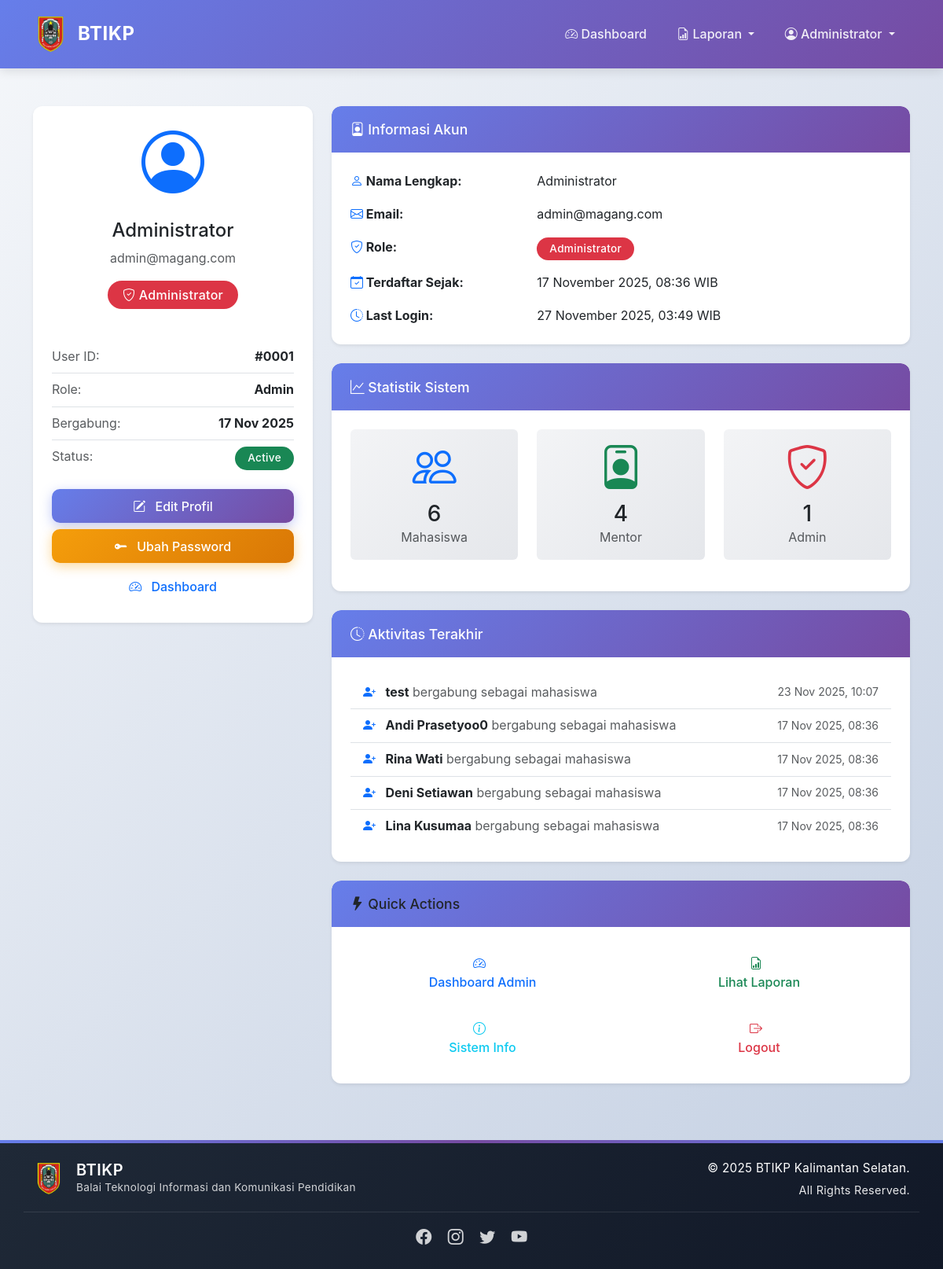
The app's page /pages/profile_admin.php (signed in) with its own data.
### tables this page shows
CREATE TABLE `users` (
  `id` int(11) NOT NULL,
  `nama` varchar(100) NOT NULL,
  `email` varchar(100) NOT NULL,
  `password` varchar(255) NOT NULL,
  `role` enum('mahasiswa','mentor','admin') NOT NULL,
  `created_at` datetime DEFAULT CURRENT_TIMESTAMP
);

### pages/profile_admin.php (the view, shortened to what this page needs)
<?php
require_once '../config/database.php';
include '../includes/header.php';
$user_id = $_SESSION['user_id'];
$query = "SELECT * FROM users WHERE id = '$user_id'";
$result = mysqli_query($conn, $query);
$user = mysqli_fetch_assoc($result);
$query_total_users = "SELECT
    COUNT(CASE WHEN role = 'mahasiswa' THEN 1 END) as total_mahasiswa,
    COUNT(CASE WHEN role = 'mentor' THEN 1 END) as total_mentor,
    COUNT(CASE WHEN role = 'admin' THEN 1 END) as total_admin
    FROM users";
$result_stats = mysqli_query($conn, $query_total_users);
$stats = mysqli_fetch_assoc($result_stats);
$query_activity = "SELECT
    'Mahasiswa Baru' as activity_type,
    nama as activity_name,
    created_at as activity_time
    FROM users
    WHERE role = 'mahasiswa'
    ORDER BY created_at DESC
    LIMIT 5";
$result_activity = mysqli_query($conn, $query_activity);
?>
<div class="container my-5">
    <div class="row">
        <div class="col-lg-4 mb-4">
            <div class="card shadow-sm">
                <div class="card-body text-center">
                    <div class="mb-4">
                        <i class="bi bi-person-circle display-1 text-primary"></i>
                    </div>
                    <h4 class="mb-2"><?= htmlspecialchars($user['nama']) ?></h4>
                    <p class="text-muted mb-3"><?= htmlspecialchars($user['email']) ?></p>
                    <span class="badge bg-danger fs-6 mb-4">
                        <i class="bi bi-shield-check"></i> Administrator
                    </span>
                    <div class="text-start mt-4">
                        <div class="d-flex justify-content-between mb-2 pb-2 border-bottom">
                            <span class="text-muted">User ID:</span>
                            <strong>#<?= str_pad($user['id'], 4, '0', STR_PAD_LEFT) ?></strong>
                        </div>
                        <div class="d-flex justify-content-between mb-2 pb-2 border-bottom">
                            <span class="text-muted">Role:</span>
                            <strong><?= ucfirst($user['role']) ?></strong>
                        </div>
                        <div class="d-flex justify-content-between mb-2 pb-2 border-bottom">
                            <span class="text-muted">Bergabung:</span>
                            <strong><?= date('d M Y', strtotime($user['created_at'])) ?></strong>
                        </div>
                        <div class="d-flex justify-content-between mb-2">
                            <span class="text-muted">Status:</span>
                            <span class="badge bg-success">Active</span>
                        </div>
                    </div>
                    <div class="d-grid gap-2 mt-4">
                        <button class="btn btn-primary" data-bs-toggle="modal" data-bs-target="#editProfileModal">
                            <i class="bi bi-pencil-square"></i> Edit Profil
                        </button>
                        <button class="btn btn-warning" data-bs-toggle="modal" data-bs-target="#changePasswordModal">
                            <i class="bi bi-key-fill"></i> Ubah Password
                        </button>
                        <a href="dashboard_admin.php" class="btn btn-outline-primary">
                            <i class="bi bi-speedometer2"></i> Dashboard
                        </a>
                    </div>
                </div>
            </div>
        </div>
        <div class="col-lg-8">
            <div class="card shadow-sm mb-4">
                <div class="card-header bg-primary text-white">
                    <h5 class="mb-0">
                        <i class="bi bi-person-badge"></i> Informasi Akun
                    </h5>
                </div>
                <div class="card-body">
                    <div class="row mb-3">
                        <div class="col-md-4">
                            <strong><i class="bi bi-person text-primary"></i> Nama Lengkap:</strong>
                        </div>
                        <div class="col-md-8">
                            <?= htmlspecialchars($user['nama']) ?>
                        </div>
                    </div>
                    <div class="row mb-3">
                        <div class="col-md-4">
                            <strong><i class="bi bi-envelope text-primary"></i> Email:</strong>
                        </div>
                        <div class="col-md-8">
                            <?= htmlspecialchars($user['email']) ?>
                        </div>
                    </div>
                    <div class="row mb-3">
                        <div class="col-md-4">
                            <strong><i class="bi bi-shield-check text-primary"></i> Role:</strong>
                        </div>
                        <div class="col-md-8">
                            <span class="badge bg-danger">Administrator</span>
                        </div>
                    </div>
                    <div class="row mb-3">
                        <div class="col-md-4">
                            <strong><i class="bi bi-calendar-check text-primary"></i> Terdaftar Sejak:</strong>
                        </div>
                        <div class="col-md-8">
                            <?= date('d F Y, H:i', strtotime($user['created_at'])) ?> WIB
                        </div>
                    </div>
                    <div class="row">
                        <div class="col-md-4">
                            <strong><i class="bi bi-clock-history text-primary"></i> Last Login:</strong>
                        </div>
                        <div class="col-md-8">
                            <?= date('d F Y, H:i') ?> WIB
                        </div>
                    </div>
                </div>
            </div>
            <div class="card shadow-sm mb-4">
                <div class="card-header bg-success text-white">
                    <h5 class="mb-0">
                        <i class="bi bi-graph-up"></i> Statistik Sistem
                    </h5>
                </div>
                <div class="card-body">
                    <div class="row text-center">
                        <div class="col-md-4 mb-3">
                            <div class="p-3 bg-light rounded">
                                <i class="bi bi-people display-4 text-primary"></i>
                                <h3 class="mt-2 mb-0"><?= $stats['total_mahasiswa'] ?></h3>
                                <p class="text-muted mb-0">Mahasiswa</p>
                            </div>
                        </div>
                        <div class="col-md-4 mb-3">
                            <div class="p-3 bg-light rounded">
                                <i class="bi bi-person-badge display-4 text-success"></i>
                                <h3 class="mt-2 mb-0"><?= $stats['total_mentor'] ?></h3>
                                <p class="text-muted mb-0">Mentor</p>
                            </div>
                        </div>
                        <div class="col-md-4 mb-3">
                            <div class="p-3 bg-light rounded">
                                <i class="bi bi-shield-check display-4 text-danger"></i>
                                <h3 class="mt-2 mb-0"><?= $stats['total_admin'] ?></h3>
                                <p class="text-muted mb-0">Admin</p>
                            </div>
                        </div>
                    </div>
                </div>
            </div>
            <div class="card shadow-sm mb-4">
                <div class="card-header bg-info text-white">
                    <h5 class="mb-0">
                        <i class="bi bi-clock-history"></i> Aktivitas Terakhir
                    </h5>
                </div>
                <div class="card-body">
                    <?php if (mysqli_num_rows($result_activity) > 0): ?>
                        <div class="list-group list-group-flush">
                            <?php while($activity = mysqli_fetch_assoc($result_activity)): ?>
                            <div class="list-group-item d-flex justify-content-between align-items-center">
                                <div>
                                    <i class="bi bi-person-plus-fill text-primary me-2"></i>
                                    <strong><?= htmlspecialchars($activity['activity_name']) ?></strong>
                                    <span class="text-muted">bergabung sebagai mahasiswa</span>
                                </div>
                                <small class="text-muted">
                                    <?= date('d M Y, H:i', strtotime($activity['activity_time'])) ?>
                                </small>
                            </div>
                            <?php endwhile; ?>
                        </div>
                    <?php else: ?>
                        <div class="alert alert-info mb-0">
                            <i class="bi bi-info-circle"></i> Belum ada aktivitas terbaru
                        </div>
                    <?php endif; ?>
                </div>
            </div>
            <div class="card shadow-sm">
                <div class="card-header bg-warning text-dark">
                    <h5 class="mb-0">
                        <i class="bi bi-lightning-fill"></i> Quick Actions
                    </h5>
                </div>
                <div class="card-body">
                    <div class="row g-3">
                        <div class="col-md-6">
                            <a href="dashboard_admin.php" class="btn btn-outline-primary w-100">
                                <i class="bi bi-speedometer2"></i><br>
                                Dashboard Admin
                            </a>
                        </div>
                        <div class="col-md-6">
                            <a href="laporan1.php" class="btn btn-outline-success w-100">
                                <i class="bi bi-file-earmark-bar-graph"></i><br>
                                Lihat Laporan
                            </a>
                        </div>
                        <div class="col-md-6">
                            <button class="btn btn-outline-info w-100" data-bs-toggle="modal" data-bs-target="#systemInfoModal">
                                <i class="bi bi-info-circle"></i><br>
                                Sistem Info
                            </button>
                        </div>
                        <div class="col-md-6">
                            <a href="../logout.php" class="btn btn-outline-danger w-100">
                                <i class="bi bi-box-arrow-right"></i><br>
                                Logout
                            </a>
                        </div>
                    </div>
                </div>
            </div>
        </div>
    </div>
</div>
<?php include '../includes/footer.php'; ?>

### assets/css/style.css (style rules this page uses)
:root { --primary-color: #0d6efd; --primary-dark: #0a58ca; --secondary-color: #6c757d; --success-color: #198754; --info-color: #0dcaf0; --warning-color: #ffc107; --danger-color: #dc3545; --light-bg: #f8f9fa; --dark-text: #212529; --shadow-sm: 0 2px 4px rgba(0,0,0,0.08); --shadow-md: 0 4px 12px rgba(0,0,0,0.1); --shadow-lg: 0 8px 24px rgba(0,0,0,0.12); --border-radius: 12px; --transition: all 0.3s cubic-bezier(0.4, 0, 0.2, 1); }
* { margin: 0; padding: 0; box-sizing: border-box; }
body { font-family: 'Inter', -apple-system, BlinkMacSystemFont, 'Segoe UI', Roboto, 'Helvetica Neue', Arial, sans-serif; line-height: 1.6; color: var(--dark-text); background: linear-gradient(135deg, #f5f7fa 0%, #c3cfe2 100%); min-height: 100vh; overflow-x: hidden; }
html { scroll-behavior: smooth; }
.card { border: none; border-radius: var(--border-radius); box-shadow: var(--shadow-sm); transition: var(--transition); overflow: hidden; background: white; margin-bottom: 1.5rem; }
.card-header { border: none; border-radius: var(--border-radius) var(--border-radius) 0 0 !important; font-weight: 600; padding: 1.2rem 1.5rem; background: linear-gradient(135deg, #667eea 0%, #764ba2 100%); color: white; }
.card-header h5 { margin: 0; font-size: 1.1rem; }
.card-body { padding: 1.5rem; }
.btn { border-radius: 10px; padding: 0.6rem 1.5rem; font-weight: 500; transition: var(--transition); border: none; position: relative; overflow: hidden; z-index: 1; }
.btn::before { content: ''; position: absolute; top: 50%; left: 50%; width: 0; height: 0; border-radius: 50%; background: rgba(255, 255, 255, 0.3); transform: translate(-50%, -50%); transition: width 0.6s, height 0.6s; z-index: -1; }
.btn-primary { background: linear-gradient(135deg, #667eea 0%, #764ba2 100%); box-shadow: 0 4px 15px rgba(102, 126, 234, 0.4); }
.btn-warning { background: linear-gradient(135deg, #f59e0b 0%, #d97706 100%); box-shadow: 0 4px 15px rgba(245, 158, 11, 0.4); color: white; }
.badge { padding: 0.5rem 1rem; border-radius: 20px; font-weight: 500; font-size: 0.85rem; letter-spacing: 0.3px; }
.badge.fs-6 { font-size: 1rem !important; padding: 0.6rem 1.2rem; }
.container { animation: fadeIn 0.6s ease; }
.bg-light { background: linear-gradient(135deg, #f3f4f6 0%, #e5e7eb 100%) !important; }
.bi { transition: var(--transition); }
.card-title .bi, .btn .bi { margin-right: 0.5rem; }
.d-grid { display: grid; }

### records on screen
users: nama "Administrator", email "admin@magang.com", id "0001", role "Admin", created_at "17 Nov 2025", created_at "17 November 2025, 08:36"
users: nama "test", created_at "23 Nov 2025, 10:07"
users: nama "Andi Prasetyoo0", created_at "17 Nov 2025, 08:36"
users: nama "Rina Wati", created_at "17 Nov 2025, 08:36"
users: nama "Deni Setiawan", created_at "17 Nov 2025, 08:36"
users: nama "Lina Kusumaa", created_at "17 Nov 2025, 08:36"

### other values on screen
$_SESSION['nama'] "Administrator"
$stats['total_mahasiswa'] "6"
$stats['total_mentor'] "4"
$stats['total_admin'] "1"
